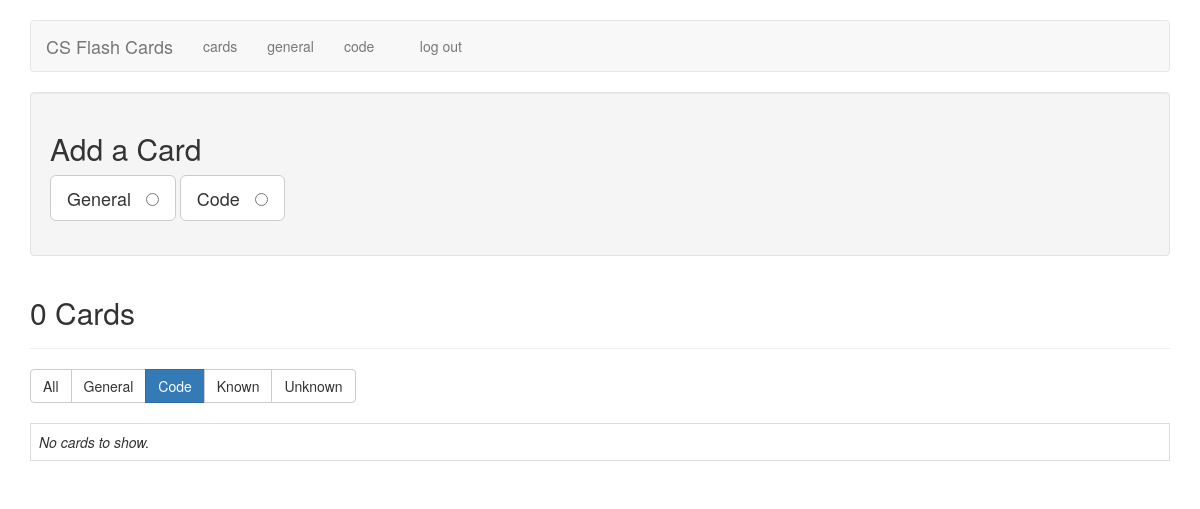
/filter_cards/code (signed in), run on an earlier commit of the app's database.
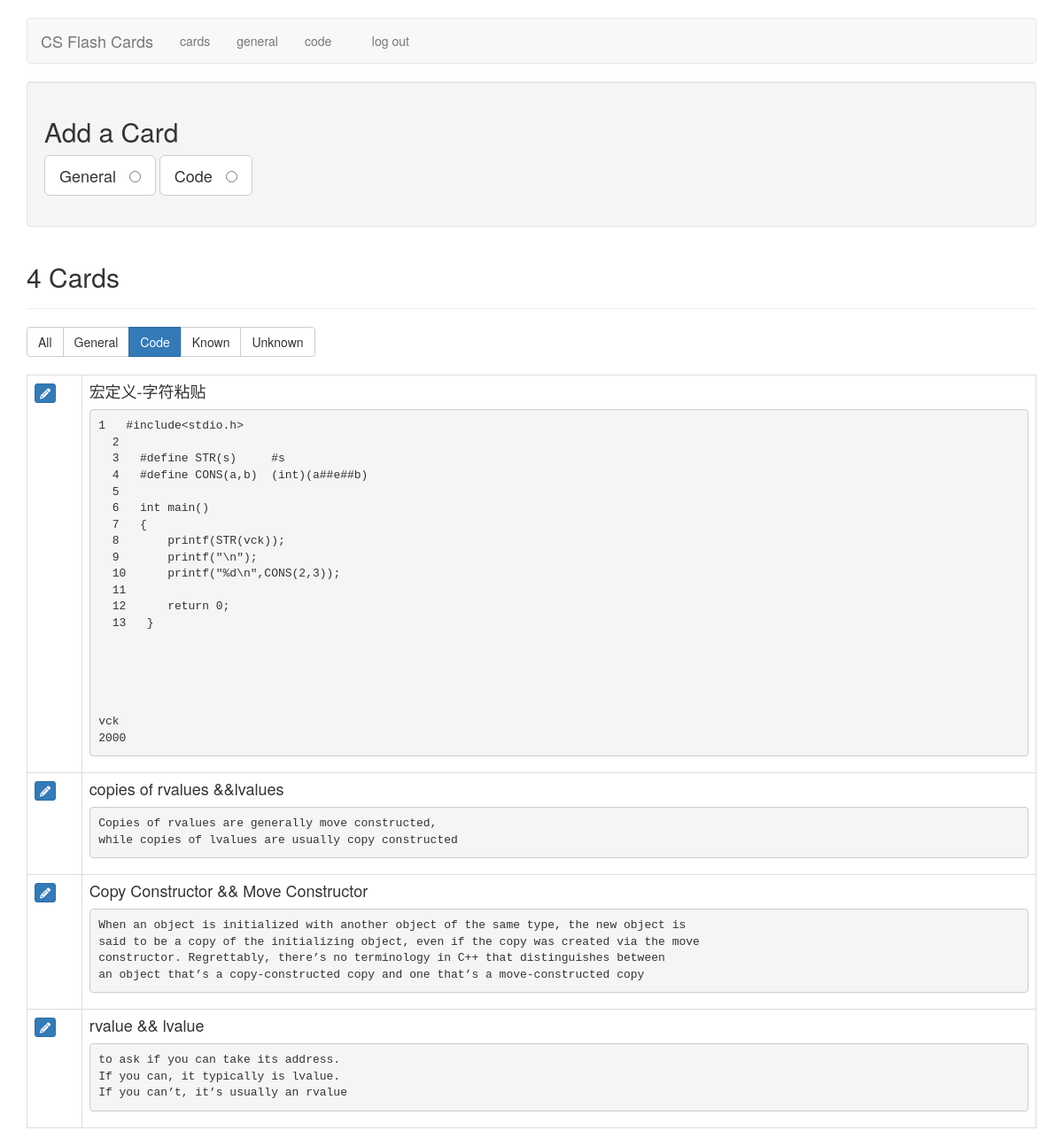
And on a later commit of the database.
### tables this page shows
CREATE TABLE cards (
  id integer primary key autoincrement,
  type tinyint not null, /* 1 for vocab, 2 for code */
  front text not null,
  back text not null,
  known boolean default 0
);

### flash_cards.py (the view)
@app.route('/filter_cards/<filter_name>')
def filter_cards(filter_name):
    if not session.get('logged_in'):
        return redirect(url_for('login'))
    filters = {
        "all":      "where 1 = 1",
        "general":  "where type = 1",
        "code":     "where type = 2",
        "known":    "where known = 1",
        "unknown":  "where known = 0",
    }
    query = filters.get(filter_name)
    if not query:
        return redirect(url_for('cards'))
    db = get_db()
    fullquery = "SELECT id, type, front, back, known FROM cards " + query + " ORDER BY id DESC"
    cur = db.execute(fullquery)
    cards = cur.fetchall()
    return render_template('cards.html', cards=cards, filter_name=filter_name)

### flash_cards.py (called while the page is built)
def connect_db():
    rv = sqlite3.connect(app.config['DATABASE'])
    rv.row_factory = sqlite3.Row
    return rv

def get_db():
    if not hasattr(g, 'sqlite_db'):
        g.sqlite_db = connect_db()
    return g.sqlite_db

### templates/cards.html (shortened to what this page needs)
{% extends "layout.html" %}
{% block body %}
    <div class="well editPanel">
        <h2>Add a Card</h2>
        <form action="{{ url_for('add_card') }}" method="post" class="cardForm">
            <div class="form-group">
                <label for="general" class="toggleButton btn btn-default btn-lg">General &nbsp;
                    <input type="radio" name="type" value="1" id="general"/>
                </label>
                <label for="code" class="toggleButton btn btn-default btn-lg">Code &nbsp;
                    <input type="radio" name="type" value="2" id="code"/>
                </label>
            </div>
        </form>
    </div>
    <div class="page-header">
        <h2>{{ cards|length }} Card{{ '' if (cards|length == 1) else 's' }}</h2>
    </div>
    <div class="btn-group btn-group-md" role="group" aria-label="filters">
        <a href="{{ url_for('filter_cards', filter_name="all") }}" class="btn btn-{{ "primary" if filter_name == "all" else "default" }}">All</a>
        <a href="{{ url_for('filter_cards', filter_name="general") }}" class="btn btn-{{ "primary" if filter_name == "general" else "default" }}">General</a>
        <a href="{{ url_for('filter_cards', filter_name="code") }}" class="btn btn-{{ "primary" if filter_name == "code" else "default" }}">Code</a>
        <a href="{{ url_for('filter_cards', filter_name="known") }}" class="btn btn-{{ "primary" if filter_name == "known" else "default" }}">Known</a>
        <a href="{{ url_for('filter_cards', filter_name="unknown") }}" class="btn btn-{{ "primary" if filter_name == "unknown" else "default" }}">Unknown</a>
    </div>
    <br />
    <br />
    <table class="table table-bordered">
        {% for card in cards %}
            <tr>
                <td>
                    <a href="{{ url_for('edit', card_id=card.id) }}" class="btn btn-xs btn-primary"><i class="fa fa-pencil" aria-hidden="true"></i></a>
                </td>
                <td class="cardContent">
                    <h4>
                        {{ card.front }}
                    </h4>
                    {% if card.type == 1 %}
                        {{ card.back|replace("\n", "<br />")|safe }}
                    {% else %}
                        <pre><code>{{ card.back|escape }}</code></pre>
                    {% endif %}
                </td>
            </tr>
        {% else %}
            <tr>
                <td>
                    <em>No cards to show.</em>
                </td>
            </tr>
        {% endfor %}
    </table>
{% endblock %}

### templates/layout.html (shortened to what this page needs)
<!doctype html>
<html>
<head>
    <link rel="stylesheet" href="https://maxcdn.bootstrapcdn.com/bootstrap/3.3.6/css/bootstrap.min.css"
>
    <link rel=stylesheet type=text/css href="{{ url_for('static', filename='style.css') }}"/>
    <link rel="stylesheet" type="text/css" href="{{ url_for('static', filename='highlight-theme-github.css') }}" />
</head>
<body>
    <div class="container">
        <div class="row">
            <div class="col-xs-12">
                <br/>
                <nav class="navbar navbar-default">
                    <div class="navbar-header">
                        <a class="navbar-brand" href="{{ url_for('index') }}">CS Flash Cards</a>
                        <ul class="nav navbar-nav navbar-right">
                            {% if not session.logged_in %}
                                <li><a href="{{ url_for('login') }}">log in</a></li>
                            {% else %}
                                <li><a href="{{ url_for('cards') }}">cards</a></li>
                                <li><a href="{{ url_for('general') }}">general</a></li>
                                <li><a href="{{ url_for('code') }}">code</a></li>
                                <li>&nbsp;&nbsp;&nbsp;&nbsp;</li>
                                <li><a href="{{ url_for('logout') }}">log out</a></li>
                            {% endif %}
                        </ul>
                    </div>
                </nav>
                {% block body %}{% endblock %}
            </div>
        </div>
    </div>
</body>
</html>

### static/style.css (style rules this page uses)
.cardContent h4 { margin-top: 0; }
.navbar-nav>li, .navbar-nav { float: left !important; }
.navbar-nav.navbar-right:last-child { margin-right: 0 !important; }
.navbar-right { float: right!important; }

What changed in the data, as far as the page shows it:
added cards: front "宏定义-字符粘贴", back "1 #include<stdio.h> 2 3 #define STR(s) #s 4 #define CONS(a,b) (int)(a##e##b) 5 6 int main() 7 { 8 printf(STR(vck)); 9 printf(\"\\n\"); 10 printf(\"%d\\n\",CONS(2,3)); 11 12 return 0; 13 } vck 2000"
added cards: front "copies of rvalues &&lvalues", back "Copies of rvalues are generally move constructed, while copies of lvalues are usually copy constructed"
added cards: front "Copy Constructor && Move Constructor", back "When an object is initialized with another object of the same type, the new object is said to be a copy of the initializing object, even if the copy was created via the move constructor. Regrettably, there’s no terminology in C++ that distinguishes between an object that’s a copy-constructed copy and one that’s a move-constructed copy"
added cards: front "rvalue && lvalue", back "to ask if you can take its address. If you can, it typically is lvalue. If you can’t, it’s usually an rvalue"
Also different on the page:
{{ cards|length }}: "0" → "4"
text no longer shown: "No cards to show."
